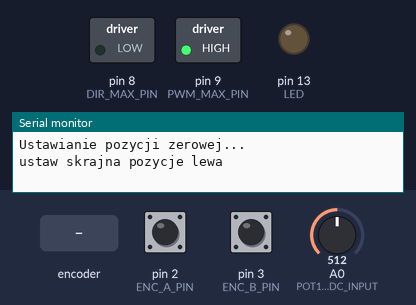
Simulated run of this sketch. Board: Arduino Nano, built with avr-gcc and run on an emulated ATmega328P. On the bench: switched loads named in the sketch (green lamp = pin HIGH), output pins drawn as LEDs (lit = HIGH), the last lines printed to the serial monitor. Dashed ring = blinking. The test bench sets the inputs (shaded band); at power-on: A0 (POT1_ADC_INPUT) = 512, pin 2 (ENC_A_PIN) HIGH, pin 3 (ENC_B_PIN) HIGH. Pins used as bus, display or sensor lines are not drawn.

Above: at 5.0 s.
5.1 s: rotary encoder on pin 2 (ENC_A_PIN) / pin 3 (ENC_B_PIN) turned 1 step (first pin leading)
At 5.3 s:
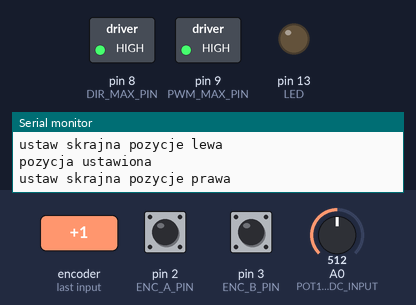
6.8 s: rotary encoder on pin 2 (ENC_A_PIN) / pin 3 (ENC_B_PIN) turned 3 steps (first pin leading)
At 7.08 s:
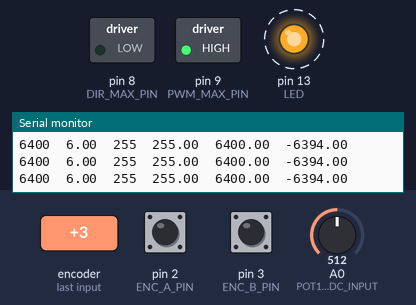
12.8 s: A0 (POT1_ADC_INPUT) set to 817
15.8 s: A0 (POT1_ADC_INPUT) set to 792
Timing chart, 0 to 18.3 s (numbered marks = the images above; inputs shaded):
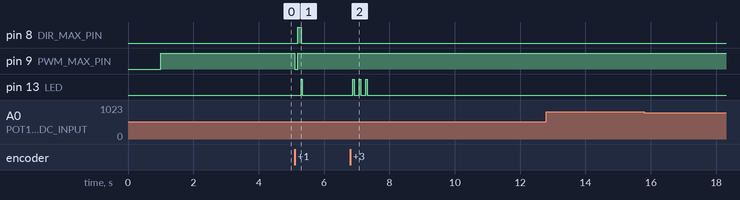

Measured:
- after the input at 5.1 s, pin 8 (DIR_MAX_PIN): LOW → HIGH after 0.10 s, → LOW 0.10 s later; pin 9 (PWM_MAX_PIN): HIGH → LOW at once, → HIGH 0.10 s later; pin 13 (LED): LOW → HIGH after 0.20 s, → LOW 0.03 s later
- after the input at 6.8 s, pin 13 (LED): alternates HIGH for 0.04 s and LOW for 0.16 s, 6 changes in all, then stays LOW, starting after 0.08 s

The sketch:

Motor_speed_int.ino
```cpp
#include <PID_v1.h>
#include <limits.h>
#include <float.h>

//Stale ADC
const long AREF = 5000;
const float ADC_MAXVAL = 1023.0;

const double MAX_POS_ERROR = 1000;

const int ANALOG_INPUTS = 8;

const int PROCENT = 100;

//Podlaczenie pinow
const int LED = 13;

const int POT1_PIN = A0;
const int POT2_PIN = A7;
const int POT1_ADC_INPUT = 0;
const int POT2_ADC_INPUT = 7;
const int POT1_VCC_PIN = 5;
const int POT2_VCC_PIN = 4;
const int POT1_MAX_VAL = 4990;
const int POT2_MAX_VAL = 5000;

const int Imcu_PIN = A1;
const int Idrv_PIN = A6;
const int Imcu_ADC_INPUT = 1;
const int Idrv_ADC_INPUT = 6; // motor current

const int Vcc_PIN = A2;
const int Vbatt_PIN = A3;
const int Vcc_ADC_INPUT = 2;
const int Vbatt_ADC_INPUT = 3;

//Podlaczenie sterownika silnika
const int PWM_MAX_PIN = 9;
const int DIR_MAX_PIN = 8;
const int nFAULT_MAX_PIN = 7;
const int nEN_MAX_PIN = 6;

//Podlaczenie enkodera silnika
const int ENC_A_PIN = 2;
const int ENC_B_PIN = 3;

//Filtracja enkodera
const int MIN_PERIOD = 0;

//Orientacja rotora
const int CUR_SURGE = 129;  // prąd krańcówki (mA)
const int N_AVG_CUR = 10;   // bufor uśredniania prądu

volatile bool last_enc_a;
volatile bool last_enc_b;
volatile bool fault;

volatile long last_change_tp_a;
volatile long last_change_tp_b;

volatile long last_change_a_per;
volatile long last_change_b_per;
volatile long lowest_change_a_per = LONG_MAX;
volatile long lowest_change_b_per = LONG_MAX;

volatile long position = 0;
volatile long max_pos;
volatile long min_pos;


volatile short cur_act;
volatile short cur_avg;

const long USEC_IN_SEC = 1000000;

const int MAX_PWM = 255;

const long MAX_MOT_PERIOD = 20000;

//////////////////////////////// PID controller
//Define Variables we'll be connecting to
double Setpoint, Input, Output;
double Error = FLT_MAX ;

//Specify the links and initial tuning parameters
PID myPID(&Input, &Output, &Setpoint,0.1,0.00,0.00, DIRECT);


//Parametry czujnikow pradu
const int Imcu_CUR_SENSIVITY = 132;//.6;//mV per Amper
const int Imcu_CUR_IMBALANCE = -0.00;
const int Idrv_CUR_SENSIVITY = 132;//.6;//mV per Amper
const int Idrv_CUR_IMBALANCE = -0.00;


volatile int speed;

void setup() {
  pinMode(LED, OUTPUT);

  //Configure pins for potentiometers
  pinMode(POT1_VCC_PIN, OUTPUT);
  digitalWrite(POT1_VCC_PIN, HIGH);
  pinMode(POT2_VCC_PIN, OUTPUT);
  digitalWrite(POT2_VCC_PIN, HIGH);

  //Configure pins for motor drv
  pinMode(PWM_MAX_PIN, OUTPUT);
  pinMode(DIR_MAX_PIN, OUTPUT);
  //pinMode(eEN_MAX_PIN, OUTPUT);

  pinMode(ENC_A_PIN, INPUT_PULLUP);
  pinMode(ENC_B_PIN, INPUT_PULLUP);

  //Configure motor encoders
  last_enc_a = digitalRead(ENC_A_PIN);
  last_enc_b = digitalRead(ENC_B_PIN);

  attachInterrupt(digitalPinToInterrupt(ENC_A_PIN), Enc_a_ISR, CHANGE );
  attachInterrupt(digitalPinToInterrupt(ENC_B_PIN), Enc_b_ISR, CHANGE );

  // initialize serial communication at 9600 bits per second:
  Serial.begin(9600);

  Setpoint = 0;
  Input = 0;

  //turn the PID on
  myPID.SetOutputLimits(-255.,+255.);
  myPID.SetMode(AUTOMATIC);
  myPID.SetSampleTime(1);

  orient_motor();
}

void loop() {

  int pot1 = (PROCENT * AREF * analogRead(POT1_ADC_INPUT) ) / (POT1_MAX_VAL * (long)ADC_MAXVAL );
  int pwm = ((pot1 - PROCENT / 2) * MAX_PWM) / (PROCENT / 2);
  bool dir = pwm > 0 ? 1 : 0 ;
  pwm = pwm > 0 ? pwm : -pwm;

  if (fault)
    digitalWrite(LED, HIGH);
  else
    digitalWrite(LED, LOW);
  fault = false;

  set_motor_pos(pot1*128);

}

void MotorControl()
{
  static long loc_lowest_change_a_per;
  static long loc_lowest_change_b_per;
  static long printable_lowest_change_a_per;
  static long printable_lowest_change_b_per;
  static long loc_position;
  static long loc_last_change_a_per;
  static long loc_last_change_b_per;


  noInterrupts();
  loc_lowest_change_a_per = lowest_change_a_per;
  lowest_change_a_per = LONG_MAX;
  interrupts();

  if (loc_lowest_change_a_per < LONG_MAX)
    printable_lowest_change_a_per = loc_lowest_change_a_per;
  else
    printable_lowest_change_a_per = LONG_MAX;

  noInterrupts();
  loc_lowest_change_b_per = lowest_change_b_per;
  lowest_change_b_per = LONG_MAX;
  interrupts();
  printable_lowest_change_b_per = LONG_MAX;

  if (loc_lowest_change_b_per < LONG_MAX)
    printable_lowest_change_b_per = loc_lowest_change_b_per;
  else
    printable_lowest_change_b_per = LONG_MAX;

  noInterrupts();
  loc_position = position;
  interrupts();

  noInterrupts();
  loc_last_change_a_per = last_change_a_per;
  interrupts();

  noInterrupts();
  loc_last_change_b_per = last_change_b_per;
  interrupts();

  unsigned int freq_a = USEC_IN_SEC / loc_last_change_a_per;
  unsigned int freq_b = USEC_IN_SEC / loc_last_change_b_per;

  unsigned int max_freq_a = USEC_IN_SEC / loc_lowest_change_a_per;
  unsigned int max_freq_b = USEC_IN_SEC / loc_lowest_change_b_per;

  // przerwanie z kanału B enkodera wydaje się przychodzić częściej niż
  // powinno. Porównaj kanał A do B na oscyloskopie.
  Serial.print(loc_position);
  Serial.print("\t");
  Serial.print(freq_a);
  Serial.print("\t");
  Serial.print(freq_b);
  Serial.print("\t");
  Serial.print(max_freq_a);
  Serial.print("\t");
  Serial.print(max_freq_b);
  Serial.print("\t");
  Serial.print(printable_lowest_change_a_per);
  Serial.print("\t");
  Serial.print(printable_lowest_change_b_per);
  Serial.print("\n");

  delay(1);        // delay in between reads for stability

}

void drive_motor(int pwm) // pwm = [-255:255]
{
  bool dir = pwm < 0 ? 1 : 0 ;
  pwm = pwm > 0 ? pwm : -pwm;

  digitalWrite(DIR_MAX_PIN, dir);
  if (pwm == 255) digitalWrite(PWM_MAX_PIN, HIGH);
  else if (pwm < 128) analogWrite(PWM_MAX_PIN, LOW);
  else digitalWrite(PWM_MAX_PIN, pwm);
}

void orient_motor()
{
  Serial.print("\n");
  Serial.print("Ustawianie pozycji zerowej...");
  Serial.print("\n");

  Serial.print("ustaw skrajna pozycje lewa");
  Serial.print("\n");
  delay(1000);
  drive_motor(200);         // wlacz maks. moc silnika w jedna strone
  delay(100);

  while( true )   // czekaj na wzrost mocy - krancowka
  {
    if (motor_stop()) break ;
    delay(1);
   }

  drive_motor(0) ;        // wlacz maks. moc silnika w druga strone
  Serial.print("pozycja ustawiona");
  Serial.print("\n");

  noInterrupts();
  long loc_min_pos = position ;  // zachowaj pozycje enkodera
  interrupts();

  Serial.print("ustaw skrajna pozycje prawa");
  Serial.print("\n");

  delay(100);

  drive_motor(-200) ;        // wlacz maks. moc silnika w druga strone
  delay(100);

  while( true )   // czekaj na wzrost mocy - krancowka
  {
    if (motor_stop()) break ;
    delay(1);
  };

  Serial.print("pozycja ustawiona");
  Serial.print("\n");

  noInterrupts();
  long loc_max_pos = position ; // zachowaj pozycje enkodera
  interrupts();

  long drive_range =  ( loc_max_pos - loc_min_pos );    // zakres ruchu silnika
  long center_pos = loc_min_pos + ( drive_range / 2 ) ; // srodkowa pozycja

  Serial.print("ustaw pozycje: ");
  Serial.print(center_pos);
  Serial.print("\n");

  while (set_motor_pos(center_pos) > MAX_POS_ERROR)  // ustaw pozycje silnika na srodek
  {
    Serial.print("Ustawianie pozycji zerowej");
    Serial.print("\n");
//    delay(1);
  }

  drive_motor(0) ;
  noInterrupts();
  position = 0;                 // zresetuj pozycje silnika do zera
  interrupts();


  Serial.print("Pozycja zerowa ustawiona");
  Serial.print("\n");
  max_pos = drive_range/2;      // ustaw zakres ruchu silnika
  min_pos = -drive_range/2;

}


double set_motor_pos(long pos)
{

  noInterrupts();
  Input = position;
  interrupts();

  Setpoint = (double) pos;

  Error = Input - Setpoint;

  if ((Error < MAX_POS_ERROR) && (Error > - MAX_POS_ERROR))
    return Error;

  int loc_output ;

  myPID.Compute();

  if (Output > 255. )
    loc_output = 255;
  else if (Output < -255.)
    loc_output = -255;
  else
    loc_output = (int) Output;

  drive_motor(loc_output);

  Serial.print(pos);
  Serial.print('\t');
  Serial.print(Input);
  Serial.print('\t');
  Serial.print(loc_output);
  Serial.print('\t');
  Serial.print(Output);
  Serial.print('\t');
  Serial.print(Setpoint);
  Serial.print('\t');
  Serial.print(Error);
  Serial.print('\n');


  Error = Error > 0 ? Error : - Error;
  return Error;
//  delay(1);
}

bool motor_stop()
{
  if(last_change_a_per > MAX_MOT_PERIOD)
    return true;

  if(last_change_b_per > MAX_MOT_PERIOD)
    return true;

  return false;
}

void Enc_a_ISR()
{
  static bool enc_a;
  enc_a = digitalRead(ENC_A_PIN);
  if (enc_a and last_enc_a) fault = true; //Nic sie nie zmienilo, stoi w miejscu i swieci dioda
  else if (enc_a xor last_enc_b) position++;
  else position--;
  last_enc_a = enc_a;

  static long change_tp_a;
  change_tp_a = micros();
  static long change_a_per;
  change_a_per = (change_tp_a - last_change_tp_a);

  if (change_a_per > MIN_PERIOD)
  {
    static bool enc_a;
    enc_a = digitalRead(ENC_A_PIN);
    if (enc_a and last_enc_a) fault = true; //Nic sie nie zmienilo, stoi w miejscu i swieci dioda
    else
    {
      if (enc_a xor last_enc_b) position++;
      else position--;
      last_enc_a = enc_a;

      last_change_tp_a = change_tp_a;
      last_change_a_per = change_a_per;
      if ( change_a_per < lowest_change_a_per )
        lowest_change_a_per = change_a_per;
    }
  }

}

void Enc_b_ISR()
{
  static bool enc_b;
  enc_b = digitalRead(ENC_B_PIN);
  if (enc_b and last_enc_b) fault = true; //Nic sie nie zmienilo, stoi w miejscu i swieci dioda
  else if (enc_b xor last_enc_a) position--;
  else position++;
  last_enc_b = enc_b;

  static long change_tp_b;
  change_tp_b = micros();
  static long change_b_per;
  change_b_per = (change_tp_b - last_change_tp_b);


  if (change_b_per > MIN_PERIOD)
  {
    static bool enc_b;
    enc_b = digitalRead(ENC_B_PIN);
    if (enc_b and last_enc_b) fault = true; //Nic sie nie zmienilo, stoi w miejscu i swieci dioda
    else
    {
      if (enc_b xor last_enc_a) position--;
      else position++;
      last_enc_b = enc_b;

      last_change_tp_b = change_tp_b;
      last_change_b_per = change_b_per;
      if ( change_b_per < lowest_change_b_per )
        lowest_change_b_per = change_b_per;
    }
  }
}
```
